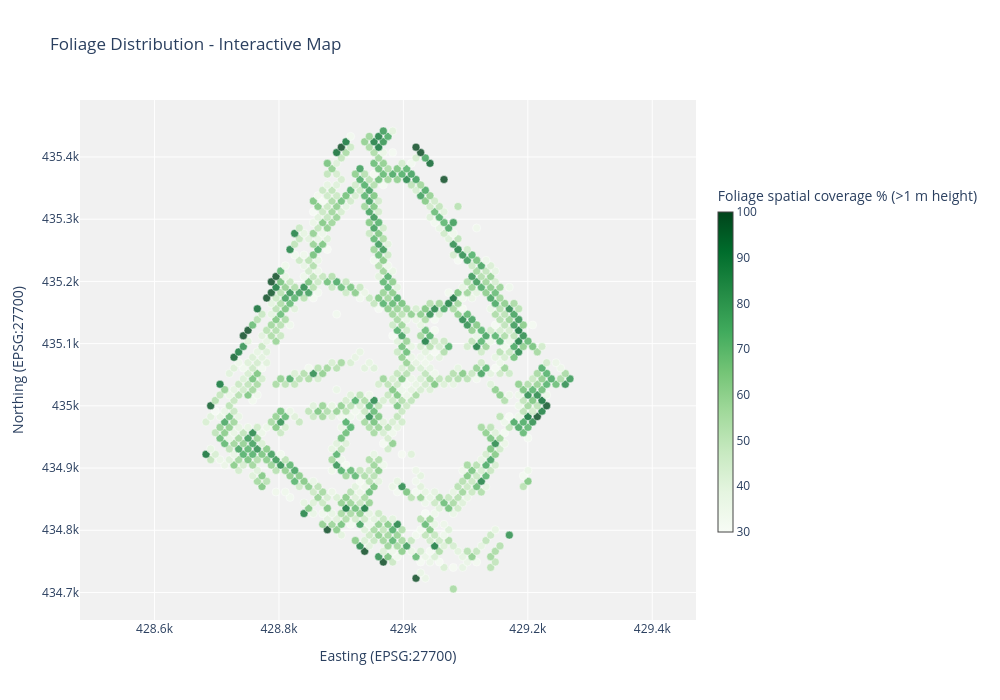

The code cell stored with this chart in its notebook:
### Code cell
# Create interactive plotly map
fig = go.Figure()

# Extract coordinates for the scatter plot
lons = park_foliage.geometry.x
lats = park_foliage.geometry.y

# Create custom hover text
hover_text = [
    f"<b>Foliage Data</b><br>" +
    f"Mean Height: {mean:.2f}m<br>" +
    f"Vegetation >1m: {pct:.1f}%"
    for mean, pct in zip(
        park_foliage['mean_height'], 
        park_foliage['percent_above_1m']
    )
]


# Add scatter plot
fig.add_trace(go.Scatter(
    x=lons,
    y=lats,
    mode='markers',
    marker=dict(
        size=8,
        color=park_foliage['percent_above_1m'],
        colorscale='Greens',
        colorbar=dict(
            title="Foliage spatial coverage % (>1 m height)",
            thickness=15,
            len=0.7
        ),
        line=dict(width=0.5, color='white'),
        opacity=0.8
    ),
    hovertext=hover_text,
    hoverinfo='text',
    name='Vegetation'
))

# Update layout for better visualization
fig.update_layout(
    title='Foliage Distribution - Interactive Map',
    xaxis_title='Easting (EPSG:27700)',
    yaxis_title='Northing (EPSG:27700)',
    hovermode='closest',
    height=700,
    width=1000,
    xaxis=dict(scaleanchor='y', scaleratio=1),
    yaxis=dict(scaleanchor='x', scaleratio=1),
    plot_bgcolor='rgba(240, 240, 240, 0.9)'
)

fig.show()

### Figure 1 — Plotly figure (JSON) as saved in the notebook; plotly's stock layout.template omitted (floating-point values rounded to 4 significant figures; data arrays with more than 128 entries replaced by an {"elided": "..."} marker saying what was removed)
{"data": [{"hoverinfo": "text", "hovertext": {"elided": "978 str values"}, "marker": {"color": {"elided": "978 float values"}, "colorbar": {"len": 0.7, "thickness": 15, "title": {"text": "Foliage spatial coverage % (>1 m height)"}}, "colorscale": [[0, "rgb(247,252,245)"], [0.125, "rgb(229,245,224)"], [0.25, "rgb(199,233,192)"], [0.375, "rgb(161,217,155)"], [0.5, "rgb(116,196,118)"], [0.625, "rgb(65,171,93)"], [0.75, "rgb(35,139,69)"], [0.875, "rgb(0,109,44)"], [1, "rgb(0,68,27)"]], "line": {"color": "white", "width": 0.5}, "opacity": 0.8, "size": 8}, "mode": "markers", "name": "Vegetation", "type": "scatter", "x": {"elided": "978 float values"}, "y": {"elided": "978 float values"}}], "layout": {"height": 700, "hovermode": "closest", "plot_bgcolor": "rgba(240, 240, 240, 0.9)", "title": {"text": "Foliage Distribution - Interactive Map"}, "width": 1000, "xaxis": {"scaleanchor": "y", "scaleratio": 1, "title": {"text": "Easting (EPSG:27700)"}}, "yaxis": {"scaleanchor": "x", "scaleratio": 1, "title": {"text": "Northing (EPSG:27700)"}}}}
